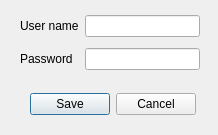
<?xml version="1.0" encoding="UTF-8"?>
<ui version="4.0">
 <class>user_info</class>
 <widget class="QDialog" name="user_info">
  <property name="geometry">
   <rect>
    <x>0</x>
    <y>0</y>
    <width>218</width>
    <height>135</height>
   </rect>
  </property>
  <property name="windowTitle">
   <string>Camera login</string>
  </property>
  <widget class="QDialogButtonBox" name="buttonBox">
   <property name="geometry">
    <rect>
     <x>20</x>
     <y>90</y>
     <width>176</width>
     <height>29</height>
    </rect>
   </property>
   <property name="orientation">
    <enum>Qt::Horizontal</enum>
   </property>
   <property name="standardButtons">
    <set>QDialogButtonBox::Cancel|QDialogButtonBox::Save</set>
   </property>
  </widget>
  <widget class="QWidget" name="layoutWidget">
   <property name="geometry">
    <rect>
     <x>20</x>
     <y>10</y>
     <width>180</width>
     <height>66</height>
    </rect>
   </property>
   <layout class="QGridLayout" name="gridLayout">
    <item row="0" column="0">
     <widget class="QLabel" name="label">
      <property name="text">
       <string>User name</string>
      </property>
     </widget>
    </item>
    <item row="0" column="1">
     <widget class="QLineEdit" name="name_label"/>
    </item>
    <item row="1" column="0">
     <widget class="QLabel" name="label_2">
      <property name="text">
       <string>Password</string>
      </property>
     </widget>
    </item>
    <item row="1" column="1">
     <widget class="QLineEdit" name="key_label">
     </widget>
    </item>
   </layout>
  </widget>
 </widget>
 <resources/>
 <connections>
  <connection>
   <sender>buttonBox</sender>
   <signal>accepted()</signal>
   <receiver>user_info</receiver>
   <slot>accept()</slot>
   <hints>
    <hint type="sourcelabel">
     <x>248</x>
     <y>254</y>
    </hint>
    <hint type="destinationlabel">
     <x>157</x>
     <y>274</y>
    </hint>
   </hints>
  </connection>
  <connection>
   <sender>buttonBox</sender>
   <signal>rejected()</signal>
   <receiver>user_info</receiver>
   <slot>reject()</slot>
   <hints>
    <hint type="sourcelabel">
     <x>316</x>
     <y>260</y>
    </hint>
    <hint type="destinationlabel">
     <x>286</x>
     <y>274</y>
    </hint>
   </hints>
  </connection>
 </connections>
</ui>
